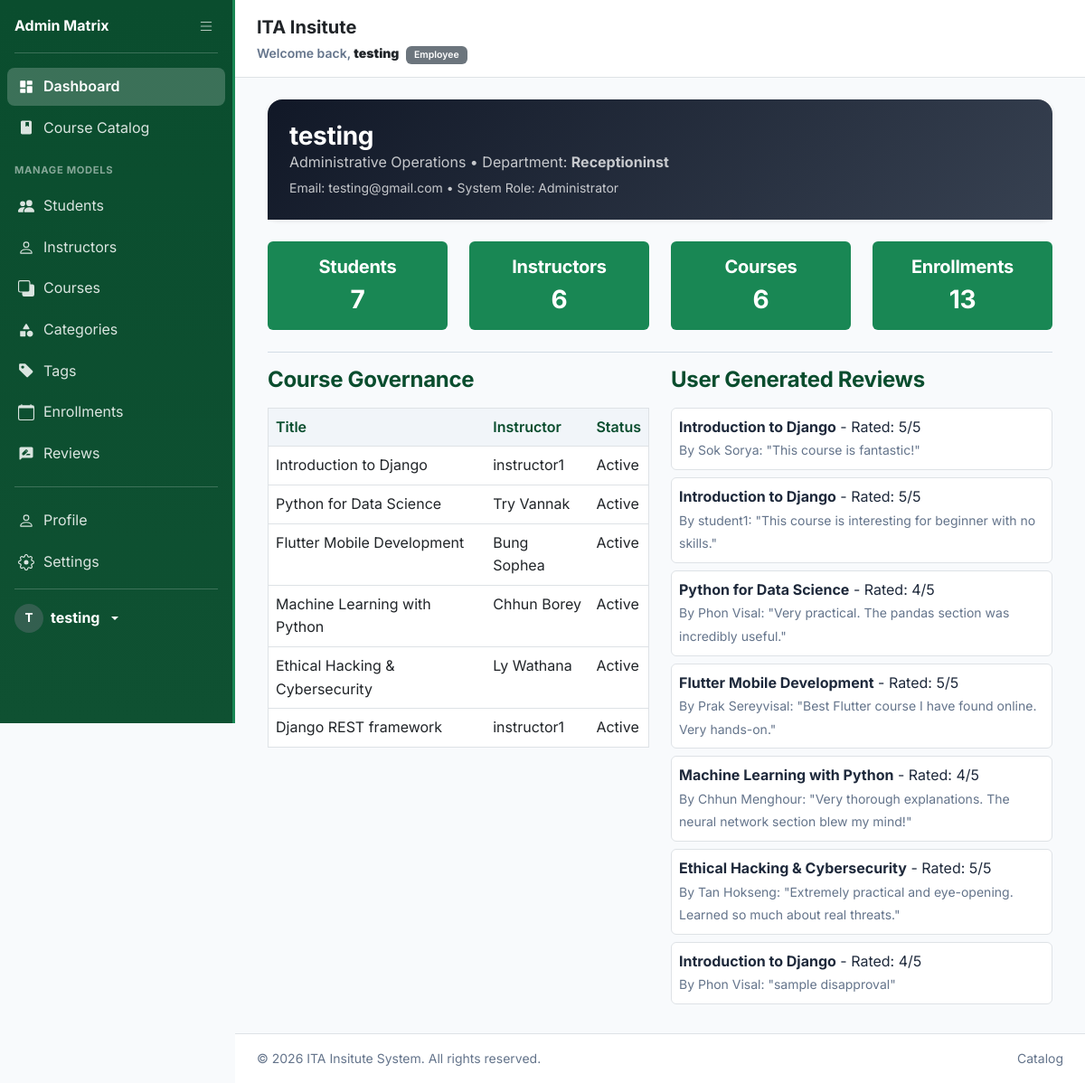
Page /dashboard/employee/ (signed in) on the committed database.
### Learning_System/models.py (models this page shows, shortened)
class User(AbstractUser):
    ROLE_CHOICES = (
        ('student', 'Student'),
        ('instructor', 'Instructor'),
        ('employee', 'Employee'),
    )
    role = models.CharField(max_length=15, choices=ROLE_CHOICES, default='student')

class Employee(models.Model):
    user = models.OneToOneField(User, on_delete=models.CASCADE, primary_key=True, related_name='employee_profile')
    department = models.CharField(max_length=100, blank=True)

class Course(models.Model):
    instructor = models.ForeignKey(Instructor, on_delete=models.CASCADE, related_name='courses')
    category = models.ForeignKey(Category, on_delete=models.SET_NULL, null=True, related_name='courses')
    tags = models.ManyToManyField(Tag, blank=True, related_name='courses')
    title = models.CharField(max_length=200)
    description = models.TextField()
    price = models.DecimalField(max_digits=8, decimal_places=2, default=0.00)
    image = models.ImageField(upload_to='course_images/', blank=True, null=True)
    is_published = models.BooleanField(default=False)
    created_at = models.DateTimeField(auto_now_add=True)

class Instructor(models.Model):
    user = models.OneToOneField(User, on_delete=models.CASCADE, primary_key=True, related_name='instructor_profile')
    specialty = models.CharField(max_length=100, blank=True)

class Review(models.Model):
    course = models.ForeignKey(Course, on_delete=models.CASCADE, related_name='reviews')
    student = models.ForeignKey(Student, on_delete=models.CASCADE, related_name='reviews')
    rating = models.PositiveIntegerField(validators=[MinValueValidator(1), MaxValueValidator(5)])
    comment = models.TextField()
    is_approved = models.BooleanField(default=True)
    created_at = models.DateTimeField(auto_now_add=True)

class Student(models.Model):
    user = models.OneToOneField(User, on_delete=models.CASCADE, primary_key=True, related_name='student_profile')
    bio = models.TextField(blank=True)

### Learning_System/views.py (the view)
# urls.py: path('dashboard/employee/', views.EmployeeDashboardView.as_view(), name='employee_dashboard'),
class EmployeeDashboardView(LoginRequiredMixin, UserPassesTestMixin, View):
    def test_func(self):
        return self.request.user.role == 'employee'
    def get(self, request):
        employee, _ = Employee.objects.get_or_create(user=request.user)
        context = {
            'employee': employee,
            'total_students': Student.objects.count(),
            'total_instructors': Instructor.objects.count(),
            'total_courses': Course.objects.count(),
            'total_enrollments': Enrollment.objects.count(),
            'all_courses': Course.objects.all(),
            'all_enrollments': Enrollment.objects.all().select_related('student__user', 'course'),
            'all_reviews': Review.objects.all().select_related('student__user', 'course'),
        }
        return render(request, 'dashboard_employee.html', context)

### templates/dashboard_employee.html (shortened to what this page needs)
{% extends 'base.html' %}
{% block content %}
<div class="card border-0 shadow-sm mb-4">
    <div class="card-body p-4 profile-banner profile-banner--employee">
        <h3 class="mb-0 text-white">{{ user.get_full_name|default:user.username }}</h3>
        <p class="mb-1 opacity-75">Administrative Operations &bull; Department: <strong>{{ employee.department|default:"Operations" }}</strong></p>
        <p class="mb-0 small opacity-75">Email: {{ user.email|default:"No email registered" }} &bull; System Role: Administrator</p>
    </div>
</div>
<div class="row text-center my-4">
    <div class="col-md-3">
        <div class="p-3 bg-success rounded mb-3 mb-md-0">
            <h5 class="text-white">Students</h5>
            <h3 class="text-white mb-0">{{ total_students }}</h3>
        </div>
    </div>
    <div class="col-md-3">
        <div class="p-3 bg-success rounded mb-3 mb-md-0">
            <h5 class="text-white">Instructors</h5>
            <h3 class="text-white mb-0">{{ total_instructors }}</h3>
        </div>
    </div>
    <div class="col-md-3">
        <div class="p-3 bg-success rounded mb-3 mb-md-0">
            <h5 class="text-white">Courses</h5>
            <h3 class="text-white mb-0">{{ total_courses }}</h3>
        </div>
    </div>
    <div class="col-md-3">
        <div class="p-3 bg-success rounded">
            <h5 class="text-white">Enrollments</h5>
            <h3 class="text-white mb-0">{{ total_enrollments }}</h3>
        </div>
    </div>
</div>
<hr>
<div class="row">
    <div class="col-md-6">
        <h4 class="mb-3">Course Governance</h4>
        <table class="table bg-white border">
            <thead>
                <tr>
                    <th>Title</th>
                    <th>Instructor</th>
                    <th>Status</th>
                </tr>
            </thead>
            <tbody>
                {% for c in all_courses %}
                <tr>
                    <td>{{ c.title }}</td>
                    <td>{{ c.instructor.user.username }}</td>
                    <td>{% if c.is_published %}Active{% else %}Hidden{% endif %}</td>
                </tr>
                {% endfor %}
            </tbody>
        </table>
    </div>
    <div class="col-md-6">
        <h4 class="mb-3">User Generated Reviews</h4>
        {% for r in all_reviews %}
        <div class="p-2 mb-2 bg-white border rounded">
            <strong>{{ r.course.title }}</strong> - Rated: {{ r.rating }}/5<br>
            <small class="text-muted">By {{ r.student.user.username }}: "{{ r.comment }}"</small>
        </div>
        {% empty %}
        <p class="text-muted small">No reviews yet.</p>
        {% endfor %}
    </div>
</div>
{% endblock %}

### templates/base.html (shortened to what this page needs)
{% load static %}
<!DOCTYPE html>
<html lang="en" data-theme="">
<head>
    <link href="https://cdn.jsdelivr.net/npm/bootstrap@5.3.0/dist/css/bootstrap.min.css" rel="stylesheet">
    <link rel="stylesheet" href="{% static 'css/style.css' %}">
</head>
<body>
    <div class="sidebar-container d-flex flex-column flex-shrink-0" id="appSidebar">
        {% if user.is_authenticated %}
        {% if user.role == 'student' %}{% include 'nav_student.html' %}
        {% elif user.role == 'instructor' %}{% include 'nav_instructor.html' %}
        {% elif user.role == 'employee' %}{% include 'nav_employee.html' %}
        {% endif %}
        {% else %}{% include 'nav_anonymous.html' %}{% endif %}
    </div>
    <div class="main-content">
        <header class="app-header">
            <div>
                <span class="fs-5 fw-bold text-dark d-md-block">ITA Insitute</span>
                <span class="text-muted small fw-semibold d-none d-md-inline">
                    {% if user.is_authenticated %}
                    Welcome back, <strong class="text-dark">{{ user.get_full_name|default:user.username }}</strong>
                    <span class="badge bg-secondary ms-1">{{ user.role|capfirst }}</span>
                    {% else %}
                    Welcome to ITA Insitute Portal
                    {% endif %}
                </span>
            </div>
        </header>
        <div class="content-body">
            <div class="container-fluid">
                {% block content %}{% endblock %}
            </div>
        </div>
        <footer class="app-footer">
            <div
                class="container-fluid p-0 d-flex flex-column flex-sm-row justify-content-between align-items-center gap-2">
                <span>&copy; 2026 ITA Insitute System. All rights reserved.</span>
                <div class="d-flex gap-3">
                    <a href="{% url 'course_list' %}" class="text-muted text-decoration-none hover-dark">Catalog</a>
                </div>
            </div>
        </footer>
    </div>
</body>
</html>

### templates/nav_employee.html (shortened to what this page needs)
<div class="sidebar sidebar--employee d-flex flex-column text-white" id="employeeSidebar">
    <div class="sidebar-brand d-flex align-items-center justify-content-between p-3">
        <a href="{% url 'employee_dashboard' %}" class="text-white text-decoration-none sidebar-brand-text fw-bold fs-6">Admin Matrix</a>
        <button class="sidebar-toggle-btn" id="sidebarToggle" aria-label="Toggle sidebar">
        </button>
    </div>
    <hr class="border-white border-opacity-25 mx-3 mt-0">
    <ul class="nav flex-column mb-auto gap-1 px-2">
        <li class="sidebar-nav-item">
            <a href="{% url 'employee_dashboard' %}" class="sidebar-link {% if '/dashboard/employee/' in request.path %}active{% endif %}" title="Dashboard">
                <span class="sidebar-label">Dashboard</span>
            </a>
        </li>
        <li class="sidebar-nav-item">
            <a href="{% url 'course_list' %}" class="sidebar-link {% if request.path == '/courses/' %}active{% endif %}" title="Catalog">
                <span class="sidebar-label">Course Catalog</span>
            </a>
        </li>
        <li class="sidebar-nav-item mt-2">
            <span class="sidebar-section-label text-uppercase fw-bold small text-white-50 px-2">Manage Models</span>
        </li>
        <li class="sidebar-nav-item">
            <a href="{% url 'employee_model_list' 'student' %}" class="sidebar-link {% if '/student/' in request.path %}active{% endif %}" title="Students">
                <span class="sidebar-label">Students</span>
            </a>
        </li>
        <li class="sidebar-nav-item">
            <a href="{% url 'employee_model_list' 'instructor' %}" class="sidebar-link {% if '/instructor/' in request.path %}active{% endif %}" title="Instructors">
                <span class="sidebar-label">Instructors</span>
            </a>
        </li>
        <li class="sidebar-nav-item">
            <a href="{% url 'employee_model_list' 'course' %}" class="sidebar-link {% if '/course/' in request.path %}active{% endif %}" title="Courses">
                <svg xmlns="http://www.w3.org/2000/svg" width="18" height="18" fill="currentColor" viewBox="0 0 16 16"><path d="M0 2a2 2 0 0 1 2-2h8a2 2 0 0 1 2 2v2h2a2 2 0 0 1 2 2v8a2 2 0 0 1-2 2H6a2 2 0 0 1-2-2v-2H2a2 2 0 0 1-2-2V2zm2-1a1 1 0 0 0-1 1v8a1 1 0 0 0 1 1h8a1 1 0 0 0 1-1V2a1 1 0 0 0-1-1H2z"/></svg>
                <span class="sidebar-label">Courses</span>
            </a>
        </li>
        <li class="sidebar-nav-item">
            <a href="{% url 'employee_model_list' 'category' %}" class="sidebar-link {% if '/category/' in request.path %}active{% endif %}" title="Categories">
                <span class="sidebar-label">Categories</span>
            </a>
        </li>
        <li class="sidebar-nav-item">
            <a href="{% url 'employee_model_list' 'tag' %}" class="sidebar-link {% if '/tag/' in request.path %}active{% endif %}" title="Tags">
                <svg xmlns="http://www.w3.org/2000/svg" width="18" height="18" fill="currentColor" viewBox="0 0 16 16"><path d="M2 1a1 1 0 0 0-1 1v4.586a1 1 0 0 0 .293.707l7 7a1 1 0 0 0 1.414 0l4.586-4.586a1 1 0 0 0 0-1.414l-7-7A1 1 0 0 0 6.586 1H2zm4 3.5a1.5 1.5 0 1 1-3 0 1.5 1.5 0 0 1 3 0z"/></svg>
                <span class="sidebar-label">Tags</span>
            </a>
        </li>
        <li class="sidebar-nav-item">
            <a href="{% url 'employee_model_list' 'enrollment' %}" class="sidebar-link {% if '/enrollment/' in request.path %}active{% endif %}" title="Enrollments">
                <svg xmlns="http://www.w3.org/2000/svg" width="18" height="18" fill="currentColor" viewBox="0 0 16 16"><path d="M3.5 0a.5.5 0 0 1 .5.5V1h8V.5a.5.5 0 0 1 1 0V1h1a2 2 0 0 1 2 2v11a2 2 0 0 1-2 2H2a2 2 0 0 1-2-2V3a2 2 0 0 1 2-2h1V.5a.5.5 0 0 1 .5-.5zM1 4v10a1 1 0 0 0 1 1h12a1 1 0 0 0 1-1V4H1z"/></svg>
                <span class="sidebar-label">Enrollments</span>
            </a>
        </li>
        <li class="sidebar-nav-item">
            <a href="{% url 'employee_model_list' 'review' %}" class="sidebar-link {% if '/review/' in request.path %}active{% endif %}" title="Reviews">
                <span class="sidebar-label">Reviews</span>
            </a>
        </li>
    </ul>
    <hr class="border-white border-opacity-25 mx-3">
    <ul class="nav flex-column gap-1 px-2 mb-2">
        <li class="sidebar-nav-item">
            <a href="{% url 'profile' %}" class="sidebar-link {% if request.path == '/profile/' %}active{% endif %}" title="Profile">
                <span class="sidebar-label">Profile</span>
            </a>
        </li>
        <li class="sidebar-nav-item">
            <a href="{% url 'settings' %}" class="sidebar-link {% if request.path == '/settings/' %}active{% endif %}" title="Settings">
                <span class="sidebar-label">Settings</span>
            </a>
        </li>
    </ul>
    <hr class="border-white border-opacity-25 mx-3 mt-0">
    <div class="dropdown px-3 pb-3">
        <a href="#" class="d-flex align-items-center gap-2 text-white text-decoration-none dropdown-toggle" id="dropdownUser3" data-bs-toggle="dropdown" aria-expanded="false">
            <div class="sidebar-avatar sidebar-avatar--employee">{{ user.username|slice:":1"|upper }}</div>
            <strong class="sidebar-label sidebar-username">{{ user.username }}</strong>
        </a>
    </div>
</div>

### rows in the picture
User: username "T", username "testing", get_full_name "testing", role "Employee", email "testing@gmail.com"
Employee: department "Receptioninst"
Course: title "Introduction to Django", instructor.user.username "instructor1", is_published "Active"
Course: title "Python for Data Science", instructor.user.username "Try Vannak", is_published "Active"
Course: title "Flutter Mobile Development", instructor.user.username "Bung Sophea", is_published "Active"
Course: title "Machine Learning with Python", instructor.user.username "Chhun Borey", is_published "Active"
Course: title "Ethical Hacking & Cybersecurity", instructor.user.username "Ly Wathana", is_published "Active"
Course: title "Django REST framework", instructor.user.username "instructor1", is_published "Active"
Review: course "Introduction to Django", rating "5", student.user.username "Sok Sorya", comment "This course is fantastic!"
Review: course "Introduction to Django", rating "5", student.user.username "student1", comment "This course is interesting for beginner with no skills."
Review: course "Python for Data Science", rating "4", student.user.username "Phon Visal", comment "Very practical. The pandas section was incredibly useful."
Review: course "Flutter Mobile Development", rating "5", student.user.username "Prak Sereyvisal", comment "Best Flutter course I have found online. Very hands-on."
Review: course "Machine Learning with Python", rating "4", student.user.username "Chhun Menghour", comment "Very thorough explanations. The neural network section blew my mind!"
Review: course "Ethical Hacking & Cybersecurity", rating "5", student.user.username "Tan Hokseng", comment "Extremely practical and eye-opening. Learned so much about real threats."
Review: course "Introduction to Django", rating "4", student.user.username "Phon Visal", comment "sample disapproval"

### other values in the picture
{{ total_students }} "7"
{{ total_instructors }} "6"
{{ total_courses }} "6"
{{ total_enrollments }} "13"
